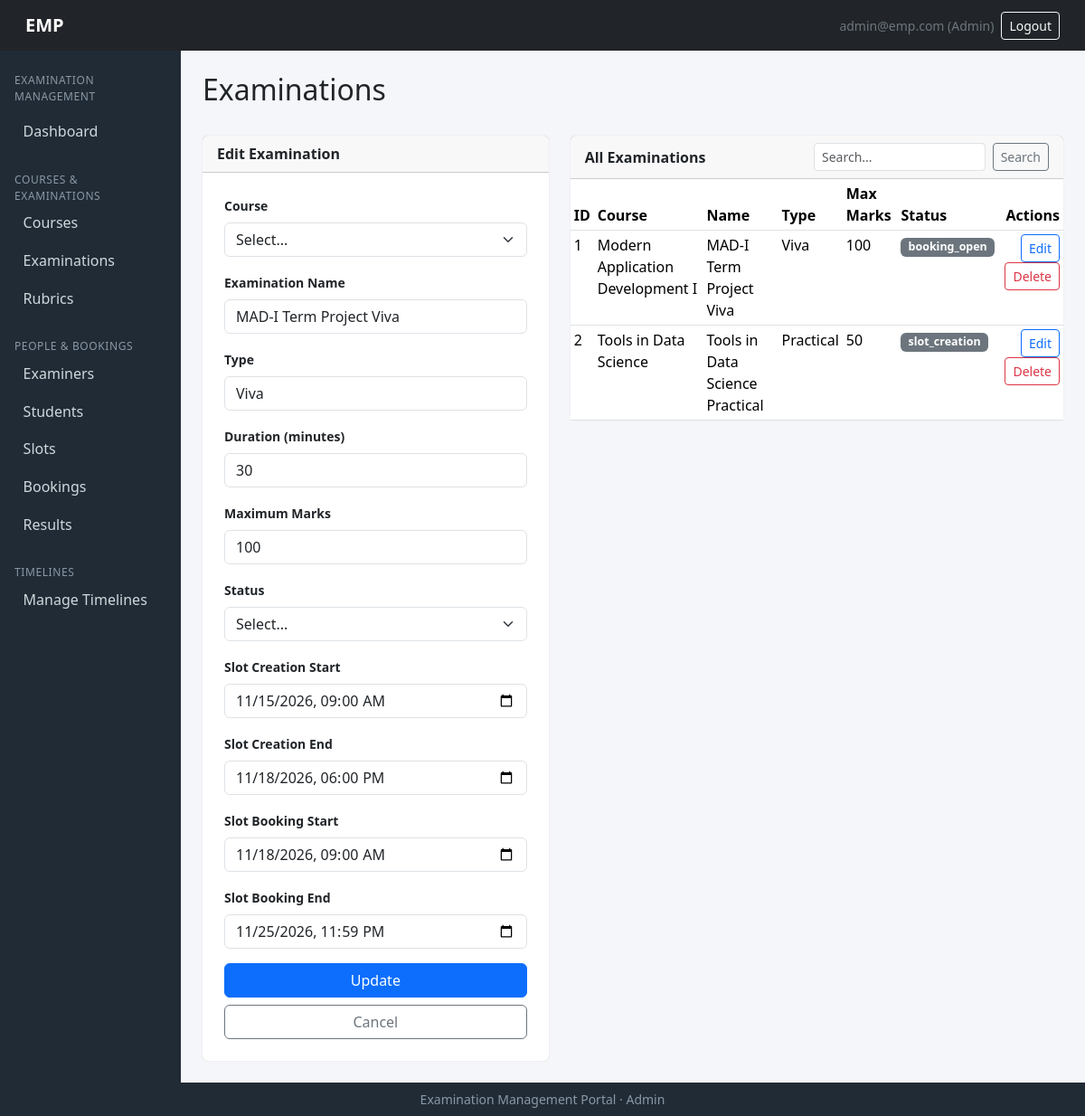
The page /admin/examinations/edit/1 (signed in) on the database as committed earlier.
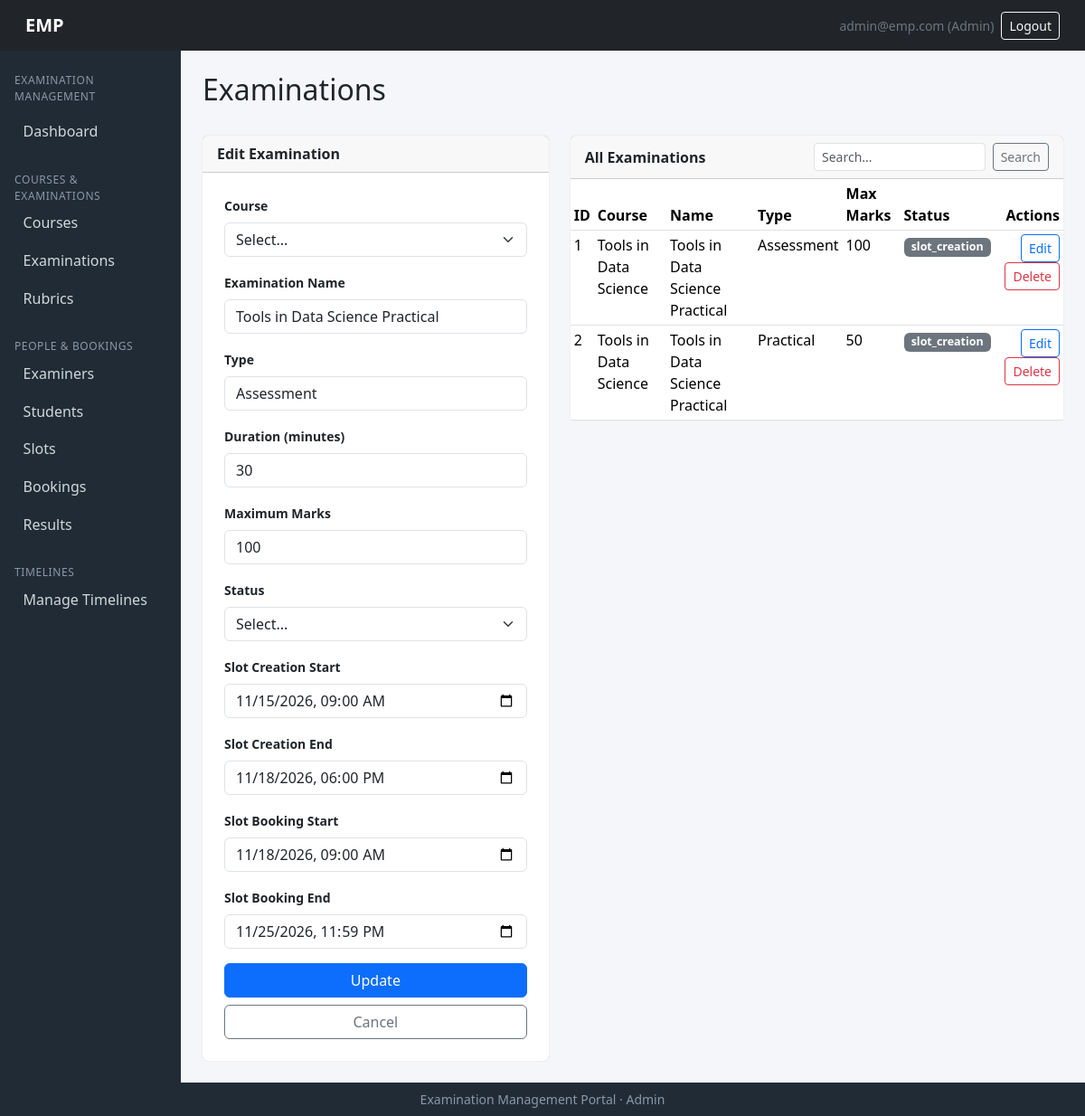
The same page on the database as committed later.
### models/models.py (models this page shows)
class Examination(db.Model):
    __tablename__ = "examinations"
    id   = db.Column(db.Integer, primary_key=True)
    course_id = db.Column(db.Integer, db.ForeignKey("courses.id"), nullable=False)
    name     = db.Column(db.String(150), nullable=False)
    exam_type= db.Column(db.String(30), nullable=False)   # Viva|Practical|Project Demo|Assessment
    duration = db.Column(db.Integer, nullable=False)       # in minutes ig?
    max_marks = db.Column(db.Integer, nullable=False)
    slot_creation_start = db.Column(db.DateTime)
    slot_creation_end=db.Column(db.DateTime)
    slot_booking_start  = db.Column(db.DateTime)
    slot_booking_end  = db.Column(db.DateTime)
    status = db.Column(db.String(20), default="draft")  # draft|slot_creation|booking_open|closed|completed perhaps
    rubrics = db.relationship("Rubric", backref="exam")
    slots  = db.relationship("ExaminationSlot", backref="exam")

class Course(db.Model):
    __tablename__ = "courses"
    id = db.Column(db.Integer, primary_key=True)
    code = db.Column(db.String(30), unique=True, nullable=False)
    name    = db.Column(db.String(150), nullable=False)
    description  = db.Column(db.Text)
    status=   db.Column(db.String(20), default="active")    # active|inactive
    examinations = db.relationship("Examination", backref="course")

### routes/admin_routes.py (the view)
@admin_bp.route('/examinations/edit/<int:exam_id>')
@login_required
def exam_edit(exam_id):
    if not admin_only():
        return redirect(url_for('auth.login'))
    e = Examination.query.get_or_404(exam_id)
    courses_options = [{'value': c.id, 'label': f"{c.code} - {c.name}"} for c in Course.query.all()]
    edit_data = {
        'id': e.id,
        'course_id': e.course_id,
        'name': e.name,
        'type': e.exam_type,
        'duration': e.duration,
        'max_marks': e.max_marks,
        'status': e.status,
        'slot_start': e.slot_creation_start.strftime('%Y-%m-%dT%H:%M') if e.slot_creation_start else '',
        'slot_end': e.slot_creation_end.strftime('%Y-%m-%dT%H:%M') if e.slot_creation_end else '',
        'booking_start': e.slot_booking_start.strftime('%Y-%m-%dT%H:%M') if e.slot_booking_start else '',
        'booking_end': e.slot_booking_end.strftime('%Y-%m-%dT%H:%M') if e.slot_booking_end else ''
    }
    return render_template('admin/examinations.html',
                           examinations=_exam_view_data(Examination.query.all()),
                           courses_options=courses_options,
                           edit=edit_data,
                           q='')

### app.py (called while the page is built)
@login_manager.user_loader
def load_user(user_id):
    return User.query.get(int(user_id))

### routes/admin_routes.py (called while the page is built)
def admin_only():
    if current_user.role != 'admin':
        flash('Access denied.', 'danger')
        return False
    return True

def _exam_view_data(exams):
    return [{
        'id': e.id,
        'course_name': e.course.name if e.course else 'N/A',
        'name': e.name,
        'type': e.exam_type,
        'max_marks': e.max_marks,
        'status': e.status
    } for e in exams]

### templates/admin/examinations.html (shortened to what the changed rows need)
{% extends "admin/base_admin.html" %}
{% import "admin/_macros.html" as macros %}
{% import "admin/_status.html" as status %}
{% block content %}
<div class="d-flex justify-content-between align-items-center mb-4">
    <h2>Examinations</h2>
</div>
<div class="row g-4">
    <div class="col-lg-5">
        <div class="card">
            <div class="card-body p-4">
                <form method="POST" action="{{ url_for('admin.examinations') }}">
                    {{ macros.form_row('Examination Name', 'name', edit.name, required=true) }}
                    {{ macros.form_row('Type', 'type', edit.type, required=true, placeholder='Viva / Practical / Project Demo / Assessment') }}
                </form>
            </div>
        </div>
    </div>
    <div class="col-lg-7">
        <div class="card">
            <div class="table-responsive">
                <table class="table table-sm table-hover mb-0">
                    <thead>
                        <tr>
                            <th>ID</th>
                            <th>Course</th>
                            <th>Name</th>
                            <th>Type</th>
                            <th>Max Marks</th>
                            <th>Status</th>
                            <th class="text-end">Actions</th>
                        </tr>
                    </thead>
                    <tbody>
                        {% for e in examinations %}
                            <tr>
                                <td>{{ e.id }}</td>
                                <td>{{ e.course_name }}</td>
                                <td>{{ e.name }}</td>
                                <td>{{ e.type }}</td>
                                <td>{{ e.max_marks }}</td>
                                <td>{{ status.status_badge(e.status) }}</td>
                                <td class="text-end">
                                    <a class="btn btn-sm btn-outline-primary" href="{{ url_for('admin.exam_edit', exam_id=e.id) }}">Edit</a>
                                    <form method="POST" action="{{ url_for('admin.exam_delete', exam_id=e.id) }}" class="d-inline"
                                          onsubmit="return confirm('Delete this examination?')">
                                          <button type="submit" class="btn btn-sm btn-outline-danger">Delete</button>
                                    </form>
                                </td>
                            </tr>
                        {% else %}
                            <tr><td colspan="7" class="text-center text-muted py-4">No examinations found.</td></tr>
                        {% endfor %}
                    </tbody>
                </table>
            </div>
        </div>
    </div>
</div>
{% endblock %}

### templates/admin/_macros.html (shortened to what this page needs)
{% macro form_row(label, name, value, type='text', required=false, placeholder='', rows=0, step=None, min=None, max=None) %}
<div class="mb-3">
    <label class="form-label small fw-semibold">{{ label }}</label>
    {% if rows > 0 %}
        <textarea name="{{ name }}" class="form-control" rows="{{ rows }}" placeholder="{{ placeholder }}"
                  {% if required %}required{% endif %}>{{ value or '' }}</textarea>
    {% else %}
        <input type="{{ type }}" name="{{ name }}" class="form-control" placeholder="{{ placeholder }}"
               value="{{ value or '' }}" {% if step %}step="{{ step }}"{% endif %} {% if min is not none %}min="{{ min }}"{% endif %} {% if max is not none %}max="{{ max }}"{% endif %} {% if required %}required{% endif %}>
    {% endif %}
</div>
{% endmacro %}
{% macro select_row(label, name, value, options, required=false) %}
<div class="mb-3">
    <label class="form-label small fw-semibold">{{ label }}</label>
    <select name="{{ name }}" class="form-select" {% if required %}required{% endif %}>
        <option value="">Select...</option>
    </select>
</div>
{% endmacro %}

### templates/admin/_status.html
{% macro status_badge(status) %}
{% set m = {
  'Draft':'secondary',
  'Slot Creation':'info',
  'Booking Open':'primary',
  'Closed':'warning',
  'Completed':'success',
  'Available':'success',
  'Full':'danger',
  'Cancelled':'dark',
  'Completed':'success',
  'Booked':'primary',
  'Cancelled':'dark',
  'Completed':'success',
  'Active':'success',
  'Inactive':'secondary',
  'Pending':'warning',
  'Approved':'success',
  'Rejected':'danger',
  'Open':'success',
  'Closed':'danger'
} %}
{% set color = m.get(status, 'secondary') %}
<span class="badge bg-{{ color }} badge-status">{{ status }}</span>
{% endmacro %}

Rows that differ between the two databases and show on the page:
no longer on this page (row unchanged): Course: course_name "Modern Application Development I"
changed Examination: name "MAD-I Term Project Viva" → "Tools in Data Science Practical"; type "Viva" → "Assessment"
Other text that changed with them:
new list line: "1 100 Edit Delete"
new list line: "Tools in Data Science"
new list line: "Tools in Data Science Practical Assessment slot_creation"
list line gone: "1 100 Edit Delete"
list line gone: "MAD-I Term Project Viva Viva booking_open"
